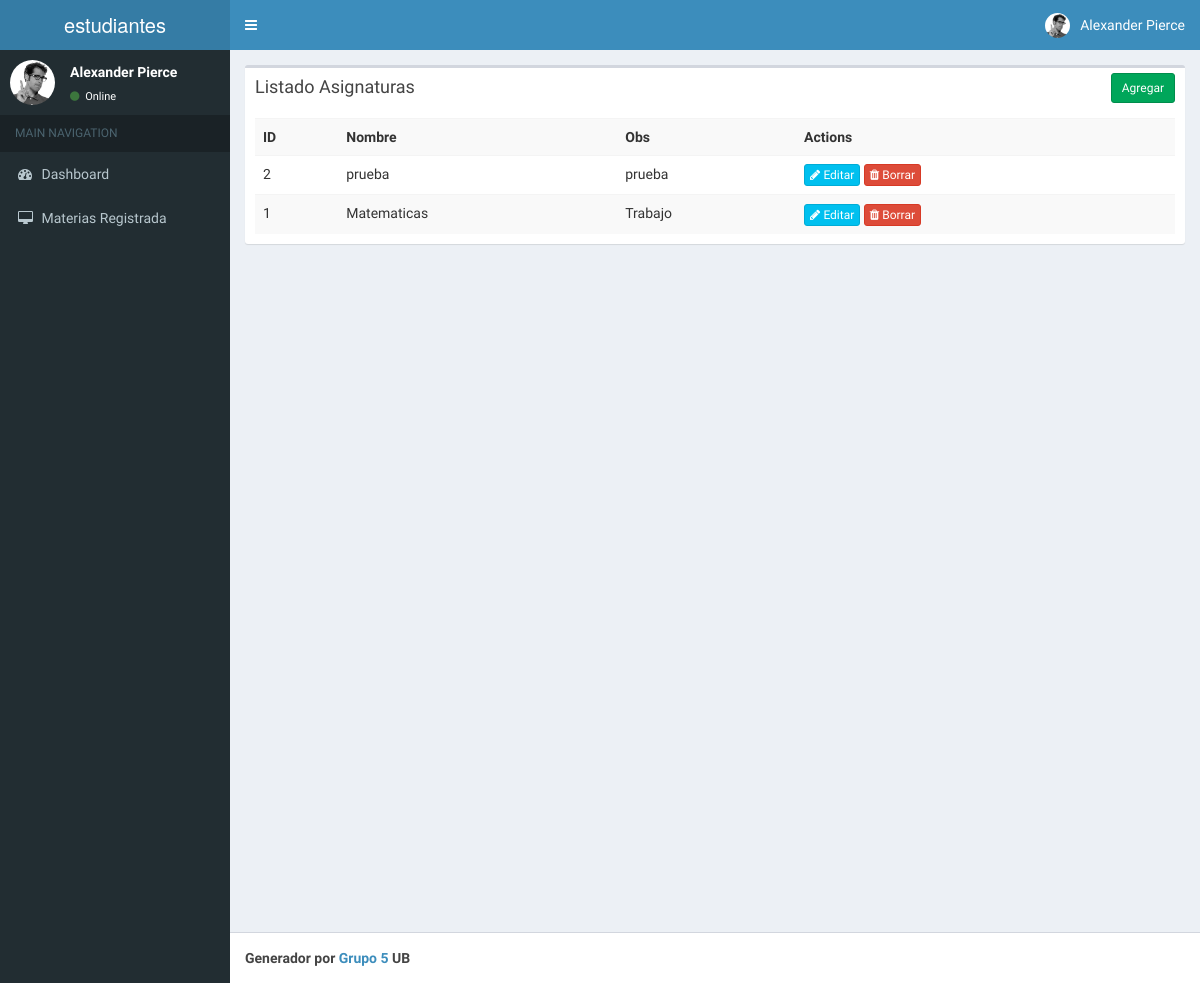
Page /index.php/asignatura on the committed database.
### tables this page shows
CREATE TABLE `subjects` (
  `subject_id` int(11) NOT NULL,
  `subject_name` varchar(255) NOT NULL,
  `subjects_obs` varchar(350) NOT NULL,
  `created_at` timestamp NULL DEFAULT CURRENT_TIMESTAMP,
  `updated_at` timestamp NULL DEFAULT CURRENT_TIMESTAMP ON UPDATE CURRENT_TIMESTAMP,
  `deleted_at` timestamp NULL DEFAULT NULL
);

### application/controllers/Asignatura.php (called while the page is built, shortened)
<?php
class Asignatura extends CI_Controller{
    function __construct()
    {
        $this->load->model('Asignatura_model');
    }
    function index()
    {
        $data['asignaturas'] = $this->Asignatura_model->get_all_asignaturas();
        $data['_view'] = 'asignatura/index';
        $this->load->view('partes/main',$data);
    }
}

### index.php (called while the page is built, shortened)
<?php
require_once BASEPATH.'core/CodeIgniter.php';

### application/models/Asignatura_model.php (called while the page is built, shortened)
<?php
class Asignatura_model extends CI_Model
{
    function get_all_asignaturas()
    {
        $this->db->order_by('subject_id', 'desc');
        return $this->db->get('subjects')->result_array();
    }
}

### application/views/asignatura/index.php (the view)
<div class="row">
    <div class="col-md-12">
        <div class="box">
            <div class="box-header">
                <h3 class="box-title">Listado Asignaturas</h3>
            	<div class="box-tools">
                    <a href="<?= site_url('asignatura/add'); ?>" class="btn btn-success btn-sm">Agregar</a>
                </div>
            </div>
            <div class="box-body">
                <table class="table table-striped">
                    <tr>
						<th>ID</th>
						<th>Nombre</th>
						<th>Obs</th>
						<th>Actions</th>
                    </tr>
                    <?php foreach($asignaturas as $a){ ?>
                    <tr>
						<td><?= $a['subject_id']; ?></td>
						<td><?= $a['subject_name']; ?></td>
						<td><?= $a['subjects_obs']; ?></td>
						<td>
                            <a href="<?= site_url('asignatura/edit/'.$a['subject_id']); ?>" class="btn btn-info btn-xs"><span class="fa fa-pencil"></span> Editar</a>
                            <a href="<?= site_url('asignatura/remove/'.$a['subject_id']); ?>" class="btn btn-danger btn-xs"><span class="fa fa-trash"></span> Borrar</a>
                        </td>
                    </tr>
                    <?php } ?>
                </table>
            </div>
        </div>
    </div>
</div>

### rows in the picture
subjects: subject_id "2", subject_name "prueba", subjects_obs "prueba"
subjects: subject_id "1", subject_name "Matematicas", subjects_obs "Trabajo"
